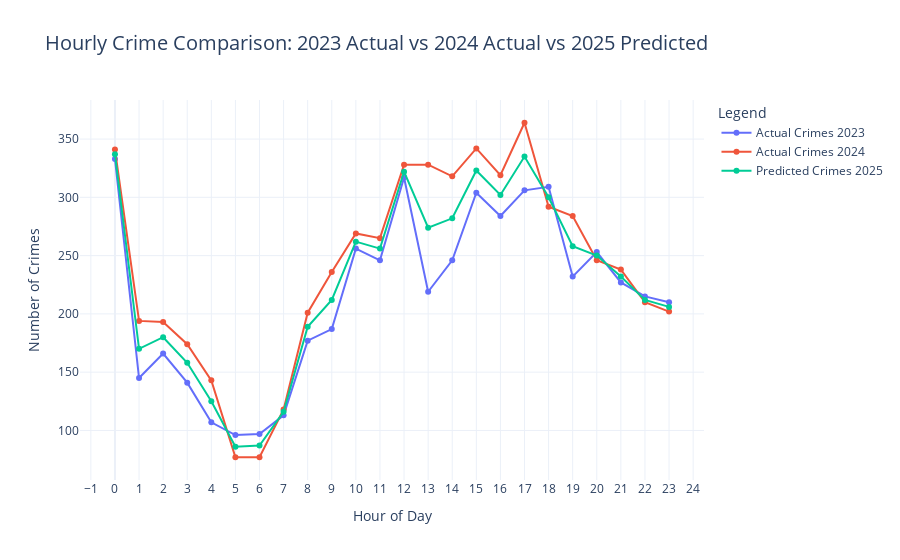

This figure's notebook cell:
### Code cell
import pandas as pd
import plotly.express as px

# Load the dataset
hourly_comparison_df = pd.read_csv('/workspaces/Crime-Prediction-Analysis/Dataset/hourly_crime_comparison_actual_2023_2024_predicted_2025.csv')

# Create interactive line chart
fig = px.line(
    hourly_comparison_df,
    x='hour',
    y=['Actual Crimes 2023', 'Actual Crimes 2024', 'Predicted Crimes 2025'],
    title='Hourly Crime Comparison: 2023 Actual vs 2024 Actual vs 2025 Predicted',
    labels={'value': 'Number of Crimes', 'hour': 'Hour of Day', 'variable': 'Year'},
    markers=True
)

fig.update_layout(
    xaxis=dict(dtick=1),
    yaxis_title='Number of Crimes',
    legend_title='Legend',
    hovermode='x unified',
    template='plotly_white',
    title_font_size=20
)

fig.show()

### Figure 1 — Plotly figure (JSON) as saved in the notebook; plotly's stock layout.template omitted (floating-point values rounded to 4 significant figures)
{"data": [{"hovertemplate": "Year=Actual Crimes 2023<br>Hour of Day=%{x}<br>Number of Crimes=%{y}<extra></extra>", "legendgroup": "Actual Crimes 2023", "line": {"color": "#636efa", "dash": "solid"}, "marker": {"symbol": "circle"}, "mode": "lines+markers", "name": "Actual Crimes 2023", "orientation": "v", "showlegend": true, "type": "scatter", "x": [0, 1, 2, 3, 4, 5, 6, 7, 8, 9, 10, 11, 12, 13, 14, 15, 16, 17, 18, 19, 20, 21, 22, 23], "xaxis": "x", "y": [333.0, 145.0, 166.0, 141.0, 107.0, 96.0, 97.0, 113.0, 177.0, 187.0, 256.0, 246.0, 317.0, 219.0, 246.0, 304.0, 284.0, 306.0, 309.0, 232.0, 253.0, 227.0, 215.0, 210.0], "yaxis": "y"}, {"hovertemplate": "Year=Actual Crimes 2024<br>Hour of Day=%{x}<br>Number of Crimes=%{y}<extra></extra>", "legendgroup": "Actual Crimes 2024", "line": {"color": "#EF553B", "dash": "solid"}, "marker": {"symbol": "circle"}, "mode": "lines+markers", "name": "Actual Crimes 2024", "orientation": "v", "showlegend": true, "type": "scatter", "x": [0, 1, 2, 3, 4, 5, 6, 7, 8, 9, 10, 11, 12, 13, 14, 15, 16, 17, 18, 19, 20, 21, 22, 23], "xaxis": "x", "y": [341.0, 194.0, 193.0, 174.0, 143.0, 77.0, 77.0, 118.0, 201.0, 236.0, 269.0, 265.0, 328.0, 328.0, 318.0, 342.0, 319.0, 364.0, 292.0, 284.0, 246.0, 238.0, 210.0, 202.0], "yaxis": "y"}, {"hovertemplate": "Year=Predicted Crimes 2025<br>Hour of Day=%{x}<br>Number of Crimes=%{y}<extra></extra>", "legendgroup": "Predicted Crimes 2025", "line": {"color": "#00cc96", "dash": "solid"}, "marker": {"symbol": "circle"}, "mode": "lines+markers", "name": "Predicted Crimes 2025", "orientation": "v", "showlegend": true, "type": "scatter", "x": [0, 1, 2, 3, 4, 5, 6, 7, 8, 9, 10, 11, 12, 13, 14, 15, 16, 17, 18, 19, 20, 21, 22, 23], "xaxis": "x", "y": [337.0, 170.0, 180.0, 158.0, 125.0, 86.0, 87.0, 116.0, 189.0, 212.0, 262.0, 256.0, 322.0, 274.0, 282.0, 323.0, 302.0, 335.0, 300.0, 258.0, 250.0, 232.0, 212.0, 206.0], "yaxis": "y"}], "layout": {"hovermode": "x unified", "legend": {"title": {"text": "Legend"}, "tracegroupgap": 0}, "title": {"font": {"size": 20}, "text": "Hourly Crime Comparison: 2023 Actual vs 2024 Actual vs 2025 Predicted"}, "xaxis": {"anchor": "y", "domain": [0, 1], "dtick": 1, "title": {"text": "Hour of Day"}}, "yaxis": {"anchor": "x", "domain": [0, 1], "title": {"text": "Number of Crimes"}}}}
